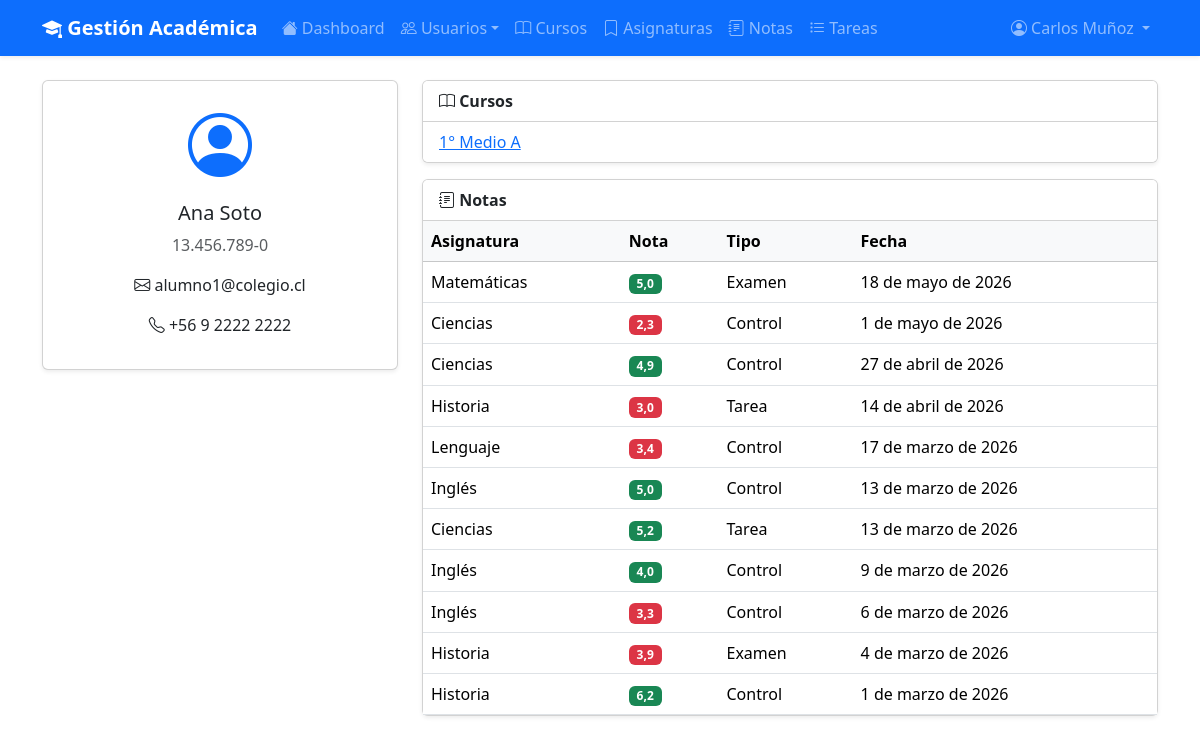
Screenshot of /accounts/students/4/ (signed in) with the database file from the repository.
### accounts/models.py (models this page shows, shortened)
class Student(models.Model):
    user = models.OneToOneField(User, on_delete=models.CASCADE, primary_key=True)
    rut = models.CharField("RUT", max_length=12, unique=True)
    fecha_nacimiento = models.DateField("Fecha de nacimiento")
    telefono = models.CharField("Teléfono", max_length=15, blank=True)
    direccion = models.TextField("Dirección", blank=True)
    class Meta:
        verbose_name = "Alumno"
        verbose_name_plural = "Alumnos"

### academics/models.py (models this page shows, shortened)
class Course(models.Model):
    nombre = models.CharField("Nombre del curso", max_length=100)
    descripcion = models.TextField("Descripción", blank=True)
    año = models.IntegerField("Año académico")
    alumnos = models.ManyToManyField(
        "accounts.Student",
        related_name="courses",
        through="academics.Enrollment",
        blank=True,
    )
    class Meta:
        verbose_name = "Curso"
        verbose_name_plural = "Cursos"
        ordering = ["-año", "nombre"]

class Grade(models.Model):
    TIPO_NOTA_CHOICES = [
        ("PRUEBA", "Prueba"),
        ("TAREA", "Tarea"),
        ("EXAMEN", "Examen"),
        ("TRABAJO", "Trabajo"),
        ("CONTROL", "Control"),
        ("OTRO", "Otro"),
    ]
    student = models.ForeignKey("accounts.Student", on_delete=models.CASCADE, related_name="grades")
    subject = models.ForeignKey(Subject, on_delete=models.CASCADE, related_name="grades")
    teacher = models.ForeignKey("accounts.Teacher", on_delete=models.SET_NULL, null=True, blank=True, related_name="grades_given")
    valor = models.DecimalField("Nota", max_digits=4, decimal_places=1, validators=[MinValueValidator(1.0), MaxValueValidator(7.0)])
    tipo_nota = models.CharField("Tipo", max_length=20, choices=TIPO_NOTA_CHOICES, default="PRUEBA")
    fecha = models.DateField("Fecha")
    observacion = models.TextField("Observación", blank=True)
    created_at = models.DateTimeField(auto_now_add=True)
    class Meta:
        verbose_name = "Nota"
        verbose_name_plural = "Notas"
        ordering = ["-fecha", "-created_at"]

class Subject(models.Model):
    nombre = models.CharField("Nombre", max_length=100)
    codigo = models.CharField("Código", max_length=10, unique=True)
    descripcion = models.TextField("Descripción", blank=True)
    profesores = models.ManyToManyField("accounts.Teacher", related_name="subjects", blank=True)
    cursos = models.ManyToManyField(Course, related_name="subjects", blank=True)
    class Meta:
        verbose_name = "Asignatura"
        verbose_name_plural = "Asignaturas"
        ordering = ["nombre"]

### accounts/views.py (the view)
# urls.py: path("students/<int:pk>/", views.StudentDetailView.as_view(), name="student_detail"),
class StudentDetailView(LoginRequiredMixin, DetailView):
    model = Student
    template_name = "accounts/student_detail.html"
    context_object_name = "student"
    def get_object(self, queryset=None):
        pk = self.kwargs.get("pk")
        if pk:
            return Student.objects.get(pk=pk)
        return self.request.user.student

### accounts/context_processors.py (called while the page is built)
def user_role(request):
    if not request.user.is_authenticated:
        return {"role": None}
    if hasattr(request.user, "student"):
        return {"role": "student"}
    if hasattr(request.user, "teacher"):
        return {"role": "teacher"}
    if hasattr(request.user, "adminprofile") or request.user.is_superuser:
        return {"role": "admin"}
    return {"role": None}

### accounts/templates/accounts/student_detail.html (shortened to what this page needs)
{% extends "base.html" %}
{% block content %}
<div class="row">
    <div class="col-md-4">
        <div class="card shadow-sm">
            <div class="card-body text-center">
                <i class="bi bi-person-circle text-primary" style="font-size: 4rem;"></i>
                <h5 class="mt-2">{{ student.user.get_full_name }}</h5>
                <p class="text-muted">{{ student.rut }}</p>
                <p><i class="bi bi-envelope"></i> {{ student.user.email|default:"—" }}</p>
                <p><i class="bi bi-telephone"></i> {{ student.telefono|default:"—" }}</p>
            </div>
        </div>
    </div>
    <div class="col-md-8">
        <div class="card shadow-sm mb-3">
            <div class="card-header bg-white fw-bold"><i class="bi bi-book"></i> Cursos</div>
            <ul class="list-group list-group-flush">
                {% for c in student.courses.all %}
                <li class="list-group-item"><a href="{% url 'academics:course_detail' c.pk %}">{{ c.nombre }}</a></li>
                {% empty %}<li class="list-group-item text-muted">Sin cursos</li>{% endfor %}
            </ul>
        </div>
        <div class="card shadow-sm">
            <div class="card-header bg-white fw-bold"><i class="bi bi-journal-text"></i> Notas</div>
            <div class="card-body p-0">
                <table class="table table-hover mb-0">
                    <thead class="table-light"><tr><th>Asignatura</th><th>Nota</th><th>Tipo</th><th>Fecha</th></tr></thead>
                    <tbody>
                        {% for g in student.grades.all %}
                        <tr>
                            <td>{{ g.subject.nombre }}</td>
                            <td><span class="badge bg-{% if g.valor >= 4 %}success{% else %}danger{% endif %}">{{ g.valor }}</span></td>
                            <td>{{ g.get_tipo_nota_display }}</td>
                            <td>{{ g.fecha }}</td>
                        </tr>
                        {% empty %}<tr><td colspan="4" class="text-center text-muted">Sin notas</td></tr>{% endfor %}
                    </tbody>
                </table>
            </div>
        </div>
    </div>
</div>
{% endblock %}

### templates/base.html (shortened to what this page needs)
<!DOCTYPE html>
<html lang="es">
<head>
    <link href="https://cdn.jsdelivr.net/npm/bootstrap@5.3.3/dist/css/bootstrap.min.css" rel="stylesheet">
    <link rel="stylesheet" href="https://cdn.jsdelivr.net/npm/bootstrap-icons@1.11.3/font/bootstrap-icons.min.css">
</head>
<body>
    {% if user.is_authenticated %}
    <nav class="navbar navbar-expand-lg navbar-dark bg-primary shadow-sm">
        <div class="container">
            <a class="navbar-brand fw-bold" href="{% url 'dashboard' %}">
                <i class="bi bi-mortarboard-fill"></i> Gestión Académica
            </a>
            <div class="collapse navbar-collapse" id="navbarNav">
                <ul class="navbar-nav me-auto">
                    <li class="nav-item"><a class="nav-link" href="{% url 'dashboard' %}"><i class="bi bi-house-fill"></i> Dashboard</a></li>
                    {% if role == 'student' %}
                        <li class="nav-item"><a class="nav-link" href="{% url 'academics:grade_list' %}"><i class="bi bi-journal-text"></i> Mis Notas</a></li>
                        <li class="nav-item"><a class="nav-link" href="{% url 'tasks_app:task_list' %}"><i class="bi bi-list-task"></i> Tareas</a></li>
                        <li class="nav-item"><a class="nav-link" href="{% url 'academics:attendance_list' %}"><i class="bi bi-calendar-check"></i> Asistencia</a></li>
                    {% elif role == 'admin' %}
                        <li class="nav-item dropdown">
                            <a class="nav-link dropdown-toggle" href="#" data-bs-toggle="dropdown"><i class="bi bi-people"></i> Usuarios</a>
                        </li>
                        <li class="nav-item"><a class="nav-link" href="{% url 'academics:course_list' %}"><i class="bi bi-book"></i> Cursos</a></li>
                        <li class="nav-item"><a class="nav-link" href="{% url 'academics:subject_list' %}"><i class="bi bi-bookmark"></i> Asignaturas</a></li>
                        <li class="nav-item"><a class="nav-link" href="{% url 'academics:grade_list' %}"><i class="bi bi-journal-text"></i> Notas</a></li>
                        <li class="nav-item"><a class="nav-link" href="{% url 'tasks_app:task_list' %}"><i class="bi bi-list-task"></i> Tareas</a></li>
                    {% endif %}
                </ul>
                <ul class="navbar-nav">
                    <li class="nav-item dropdown">
                        <a class="nav-link dropdown-toggle" href="#" data-bs-toggle="dropdown">
                            <i class="bi bi-person-circle"></i> {{ user.get_full_name|default:user.username }}
                        </a>
                    </li>
                </ul>
            </div>
        </div>
    </nav>
    {% endif %}
    <div class="container mt-4">
        {% block content %}{% endblock %}
    </div>
</body>
</html>

### rows the page displays
Student: user.get_full_name "Ana Soto", rut "13.456.789-0", user.email "alumno1@colegio.cl", telefono "+56 9 2222 2222"
Course: nombre "1° Medio A"
Grade: subject.nombre "Matemáticas", valor "5,0", tipo_nota "Examen", fecha "18 de mayo de 2026"
Grade: subject.nombre "Ciencias", valor "2,3", tipo_nota "Control", fecha "1 de mayo de 2026"
Grade: subject.nombre "Ciencias", valor "4,9", tipo_nota "Control", fecha "27 de abril de 2026"
Grade: subject.nombre "Historia", valor "3,0", tipo_nota "Tarea", fecha "14 de abril de 2026"
Grade: subject.nombre "Lenguaje", valor "3,4", tipo_nota "Control", fecha "17 de marzo de 2026"
Grade: subject.nombre "Inglés", valor "5,0", tipo_nota "Control", fecha "13 de marzo de 2026"
Grade: subject.nombre "Ciencias", valor "5,2", tipo_nota "Tarea", fecha "13 de marzo de 2026"
Grade: subject.nombre "Inglés", valor "4,0", tipo_nota "Control", fecha "9 de marzo de 2026"
Grade: subject.nombre "Inglés", valor "3,3", tipo_nota "Control", fecha "6 de marzo de 2026"
Grade: subject.nombre "Historia", valor "3,9", tipo_nota "Examen", fecha "4 de marzo de 2026"
Grade: subject.nombre "Historia", valor "6,2", tipo_nota "Control", fecha "1 de marzo de 2026"

### other values shown
{{ user.get_full_name|default:user.username }} "Carlos Muñoz"
